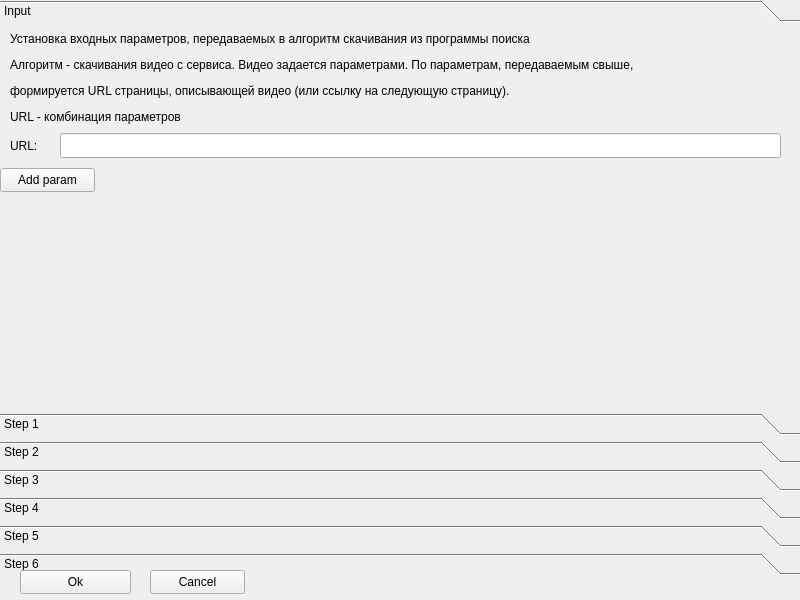
<?xml version="1.0" encoding="UTF-8"?>
<ui version="4.0">
 <class>Algo</class>
 <widget class="QWidget" name="Algo">
  <property name="geometry">
   <rect>
    <x>0</x>
    <y>0</y>
    <width>800</width>
    <height>600</height>
   </rect>
  </property>
  <property name="windowTitle">
   <string>Algo</string>
  </property>
  <widget class="QToolBox" name="toolBox">
   <property name="geometry">
    <rect>
     <x>0</x>
     <y>0</y>
     <width>800</width>
     <height>575</height>
    </rect>
   </property>
   <property name="currentIndex">
    <number>0</number>
   </property>
   <widget class="QWidget" name="input">
    <attribute name="label">
     <string>Input</string>
    </attribute>
    <widget class="QPushButton" name="pushButton">
     <property name="geometry">
      <rect>
       <x>0</x>
       <y>140</y>
       <width>95</width>
       <height>24</height>
      </rect>
     </property>
     <property name="text">
      <string>Add param</string>
     </property>
    </widget>
    <widget class="QLabel" name="label_3">
     <property name="geometry">
      <rect>
       <x>10</x>
       <y>110</y>
       <width>41</width>
       <height>16</height>
      </rect>
     </property>
     <property name="text">
      <string>URL:</string>
     </property>
    </widget>
    <widget class="QLineEdit" name="paramUrl">
     <property name="geometry">
      <rect>
       <x>60</x>
       <y>105</y>
       <width>721</width>
       <height>25</height>
      </rect>
     </property>
    </widget>
    <widget class="QLabel" name="label_4">
     <property name="geometry">
      <rect>
       <x>10</x>
       <y>0</y>
       <width>701</width>
       <height>101</height>
      </rect>
     </property>
     <property name="text">
      <string>&lt;html&gt;&lt;head/&gt;&lt;body&gt;&lt;p&gt;Установка входных параметров, передаваемых в алгоритм скачивания из программы поиска&lt;/p&gt;&lt;p&gt;Алгоритм - скачивания видео с сервиса. Видео задается параметрами. По параметрам, передаваемым свыше,&lt;/p&gt;&lt;p&gt;формируется URL страницы, описывающей видео (или ссылку на следующую страницу).&lt;/p&gt;&lt;p&gt;URL - комбинация параметров&lt;/p&gt;&lt;/body&gt;&lt;/html&gt;</string>
     </property>
    </widget>
   </widget>
   <widget class="QWidget" name="step1">
    <property name="geometry">
     <rect>
      <x>0</x>
      <y>0</y>
      <width>790</width>
      <height>376</height>
     </rect>
    </property>
    <attribute name="label">
     <string>Step 1</string>
    </attribute>
    <widget class="QLabel" name="label_5">
     <property name="geometry">
      <rect>
       <x>10</x>
       <y>10</y>
       <width>601</width>
       <height>16</height>
      </rect>
     </property>
     <property name="text">
      <string>Определение имени скачиваемого файла</string>
     </property>
    </widget>
    <widget class="QLabel" name="label_6">
     <property name="geometry">
      <rect>
       <x>20</x>
       <y>50</y>
       <width>31</width>
       <height>16</height>
      </rect>
     </property>
     <property name="text">
      <string>Tag:</string>
     </property>
    </widget>
    <widget class="QLineEdit" name="tagName">
     <property name="geometry">
      <rect>
       <x>50</x>
       <y>46</y>
       <width>113</width>
       <height>23</height>
      </rect>
     </property>
    </widget>
    <widget class="QGroupBox" name="groupBox">
     <property name="geometry">
      <rect>
       <x>170</x>
       <y>36</y>
       <width>231</width>
       <height>41</height>
      </rect>
     </property>
     <property name="title">
      <string/>
     </property>
     <widget class="QRadioButton" name="radioBody">
      <property name="geometry">
       <rect>
        <x>0</x>
        <y>0</y>
        <width>61</width>
        <height>21</height>
       </rect>
      </property>
      <property name="text">
       <string>Body</string>
      </property>
     </widget>
     <widget class="QRadioButton" name="radioParam">
      <property name="geometry">
       <rect>
        <x>0</x>
        <y>20</y>
        <width>61</width>
        <height>21</height>
       </rect>
      </property>
      <property name="text">
       <string>Param</string>
      </property>
     </widget>
     <widget class="QLabel" name="label_7">
      <property name="enabled">
       <bool>false</bool>
      </property>
      <property name="geometry">
       <rect>
        <x>70</x>
        <y>23</y>
        <width>41</width>
        <height>16</height>
       </rect>
      </property>
      <property name="text">
       <string>name:</string>
      </property>
     </widget>
     <widget class="QLineEdit" name="paramName_2">
      <property name="enabled">
       <bool>false</bool>
      </property>
      <property name="geometry">
       <rect>
        <x>109</x>
        <y>20</y>
        <width>121</width>
        <height>23</height>
       </rect>
      </property>
     </widget>
    </widget>
    <widget class="QLineEdit" name="regExp">
     <property name="geometry">
      <rect>
       <x>480</x>
       <y>46</y>
       <width>261</width>
       <height>23</height>
      </rect>
     </property>
    </widget>
    <widget class="QLabel" name="label_8">
     <property name="geometry">
      <rect>
       <x>420</x>
       <y>50</y>
       <width>55</width>
       <height>15</height>
      </rect>
     </property>
     <property name="text">
      <string>RegExp:</string>
     </property>
    </widget>
    <widget class="QLabel" name="label_9">
     <property name="geometry">
      <rect>
       <x>20</x>
       <y>90</y>
       <width>55</width>
       <height>15</height>
      </rect>
     </property>
     <property name="text">
      <string>Result:</string>
     </property>
    </widget>
    <widget class="QTextBrowser" name="resultBrowser">
     <property name="geometry">
      <rect>
       <x>10</x>
       <y>110</y>
       <width>771</width>
       <height>281</height>
      </rect>
     </property>
    </widget>
   </widget>
   <widget class="QWidget" name="step2">
    <property name="geometry">
     <rect>
      <x>0</x>
      <y>0</y>
      <width>790</width>
      <height>376</height>
     </rect>
    </property>
    <attribute name="label">
     <string>Step 2</string>
    </attribute>
   </widget>
   <widget class="QWidget" name="step3">
    <attribute name="label">
     <string>Step 3</string>
    </attribute>
   </widget>
   <widget class="QWidget" name="step4">
    <attribute name="label">
     <string>Step 4</string>
    </attribute>
   </widget>
   <widget class="QWidget" name="step5">
    <attribute name="label">
     <string>Step 5</string>
    </attribute>
   </widget>
   <widget class="QWidget" name="step6">
    <attribute name="label">
     <string>Step 6</string>
    </attribute>
   </widget>
  </widget>
  <widget class="QPushButton" name="pushButton_2">
   <property name="geometry">
    <rect>
     <x>20</x>
     <y>570</y>
     <width>111</width>
     <height>24</height>
    </rect>
   </property>
   <property name="text">
    <string>Ok</string>
   </property>
  </widget>
  <widget class="QPushButton" name="pushButton_3">
   <property name="geometry">
    <rect>
     <x>150</x>
     <y>570</y>
     <width>95</width>
     <height>24</height>
    </rect>
   </property>
   <property name="text">
    <string>Cancel</string>
   </property>
  </widget>
 </widget>
 <resources/>
 <connections/>
</ui>
